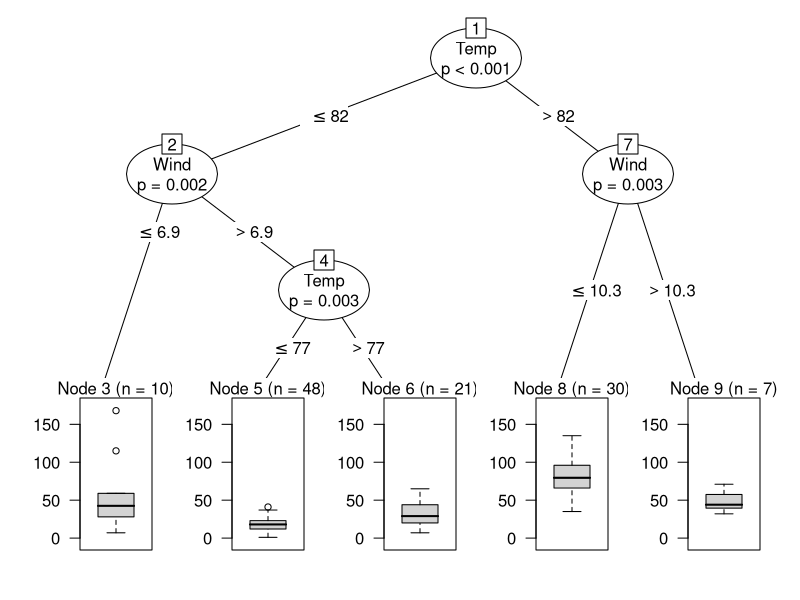

Source code (R):
library(party)
airq <- subset(airquality, !is.na(Ozone))
head(airq)

airct <- ctree(Ozone~.,data=airq)
airct

plot(airct)

head(predict(airct, data=airq))

#자료가 속하는 해당 최종마디의 번호출력
predict(airct, data=airq,type='node')
